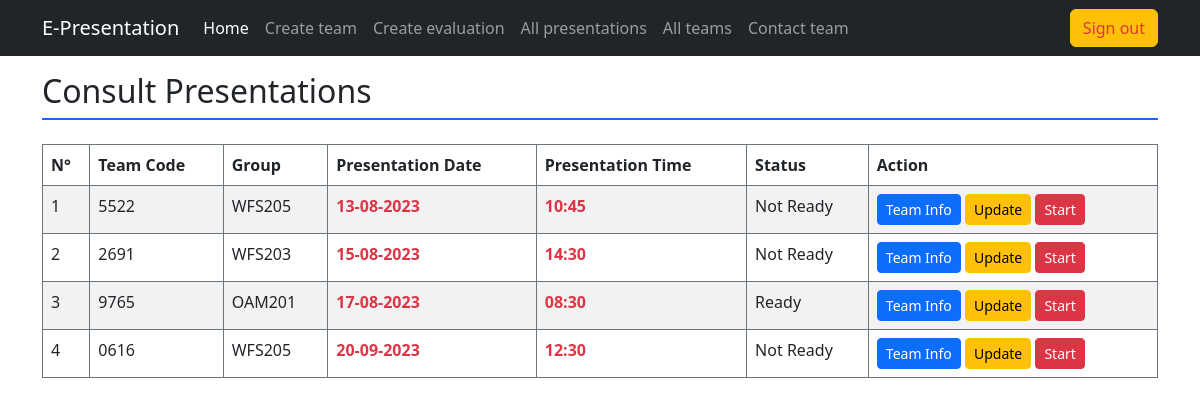
The app's page /index.php?action=all_presentations (signed in), older data.
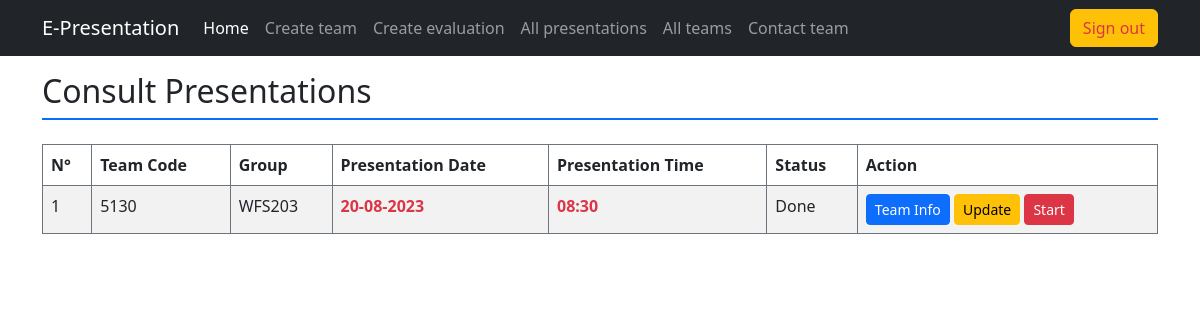
The same page, newer data.
### tables this page shows
CREATE TABLE `team` (
  `team_code` varchar(8) NOT NULL,
  `group_code` varchar(10) NOT NULL,
  `presentation_date` date DEFAULT NULL,
  `presentation_time` time DEFAULT NULL,
  `status` enum('Done','Ready','Not Ready') DEFAULT 'Not Ready'
);

### controller/layouts_rendering.php (called while the page is built, shortened)
<?php
    class LayoutRendering {
        static function all_presentations() {
            $team_data = PresentationModel::retrieve_all_teams();
            require "view/mentor/all_presentations.php";
        }
    }

### model/team_model.php (called while the page is built, shortened)
<?php
    class PresentationModel {
        static function connection() {
            $username = "root";
            $password = "";
            $host = "localhost";
            $dbname = "e-presentations";
            $dsn = "mysql:host=$host;dbname=$dbname";
            try {
                return new PDO($dsn, $username, $password);
            } catch (PDOException $err) {
                echo "<div class='alert alert-danger'>Database connection couldn't be established</div>";
                $err->getMessage();
            }
        }
        static function retrieve_all_teams() {
            $connection = self::connection();
            $query = $connection->query("SELECT * FROM team ORDER BY presentation_date, presentation_time");
            return $query->fetchAll(PDO::FETCH_ASSOC);
        }
    }
?>

### view/mentor/all_presentations.php (the view, shortened to what this page needs)
<h2 class="border-bottom pb-2 border-2 border-primary mb-4">Consult Presentations</h2>
<div class="table-responsive">
    <table class="table table-bordered border-secondary table-striped table-hover">
        <thead>
            <th>N°</th>
            <th>Team Code</th>
            <th>Group</th>
            <th>Presentation Date</th>
            <th>Presentation Time</th>
            <th>Status</th>
            <th>Action</th>
        </thead>
        <?php
            $counter = 0;
            foreach($team_data as $presentation):
                ++$counter;
        ?>
            <tr>
                <td><?= $counter ?></td>
                <td><?= $presentation["team_code"] ?></td>
                <td><?= $presentation["group_code"] ?></td>
                <td class="text-danger fw-bold"><?= $presentation["presentation_date"] == "0000-00-00"? "Unknown": implode("-", array_reverse(explode("-", $presentation["presentation_date"])))?></td>
                <td class="text-danger fw-bold"><?= $presentation["presentation_time"] == "00:00:00"? "Unknown": substr($presentation["presentation_time"], 0, 5)?></td>
                <td><?= $presentation["status"] ?></td>
                <td>
                    <a href="index.php?action=team_info&team_code=<?= $presentation["team_code"] ?>" class="btn btn-sm btn-primary" target="_blank">Team Info</a>
                    <a href="index.php?action=update&team_code=<?= $presentation["team_code"] ?>" class="btn btn-sm btn-warning" target="_blank">Update</a>
                    <a href="index.php?action=select_evaluation&team_code=<?= $presentation["team_code"] ?>" class="btn btn-sm btn-danger">Start</a>
                </td>
            </tr>
        <?php
            endforeach;
        ?>
    </table>
    </div>
<?php
    $content = ob_get_contents();
    require "view/master.php";
?>

### index.php (shortened to what this page needs)
<?php
    require "model/team_model.php";
    require "controller/layouts_rendering.php";
    if (isset($_GET["action"])) {
        switch ($_GET["action"]):
            case "all_presentations":
                LayoutRendering::all_presentations();
                break;
        endswitch;
    } else {
        LayoutRendering::main();
    }
?>

### view/master.php (shortened to what this page needs)
<!DOCTYPE html>
<html lang="en">
<head>
    <link rel="stylesheet" href="https://cdn.jsdelivr.net/npm/bootstrap@5.2.3/dist/css/bootstrap.min.css" />
    <link rel="stylesheet" href="https://cdn.jsdelivr.net/npm/bootstrap-icons@1.10.5/font/bootstrap-icons.css">
</head>
<body>
    <main class="container py-3">
    <?= $content ?>
    </main>
</body>
</html>

Row changes from the older to the newer data that the page shows:
removed team: team_code "5522", group_code "WFS205", presentation_date "13-08-2023", presentation_time "10:45", status "Not Ready"
removed team: team_code "2691", group_code "WFS203", presentation_date "15-08-2023", presentation_time "14:30", status "Not Ready"
removed team: team_code "9765", group_code "OAM201", presentation_date "17-08-2023", presentation_time "08:30", status "Ready"
removed team: team_code "0616", group_code "WFS205", presentation_date "20-09-2023", presentation_time "12:30", status "Not Ready"
added team: team_code "5130", group_code "WFS203", presentation_date "20-08-2023", presentation_time "08:30", status "Done"
